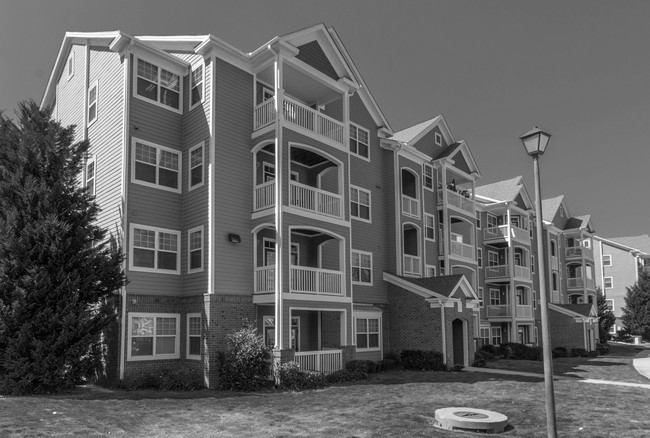
#> input picture appartment.jpg, 650 x 438 px
$ python cross.py
#> lines starting #> are read from the running program, lines starting #| are printed output that depends on the picture
from scipy import signal
import imageio
import matplotlib.pyplot as plt
import numpy as np

def main():

  img = imageio.imread('appartment.jpg')
#> img is the input picture: shape (438, 650); min 0, max 255, mean 98.4

  patch = imageio.imread('patch.jpg')
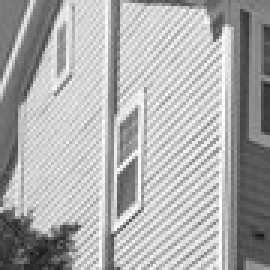
#> input picture patch.jpg, 90 x 90 px (shown 3 times larger)
#> patch is the input picture: shape (90, 90); min 25, max 255, mean 172
  patch_shrinked = imageio.imread('patch_shrinked.jpg')
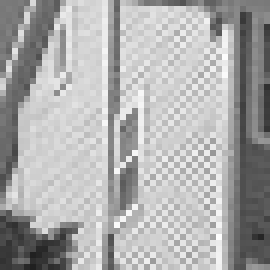
#> input picture patch_shrinked.jpg, 45 x 45 px (shown 6 times larger)
#> patch_shrinked is the input picture: shape (45, 45); min 32, max 255, mean 172.1

  img = img - img.mean()
  patch = patch - patch.mean()
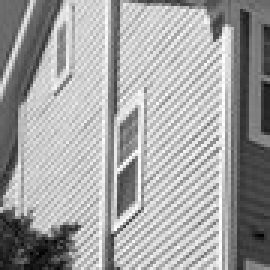
#> patch: shape (90, 90) float64 (shown 3 times larger); min -147, max 82.96, mean 0; drawn with min black and max white
  patch_shrinked = patch_shrinked - patch_shrinked.mean()
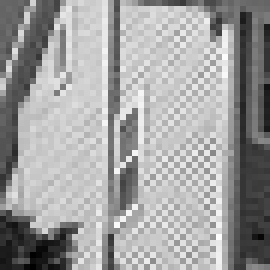
#> patch_shrinked: shape (45, 45) float64 (shown 6 times larger); min -140.1, max 82.92, mean 0; drawn with min black and max white

  corr = signal.correlate2d(img, patch, boundary="symm", mode="same")
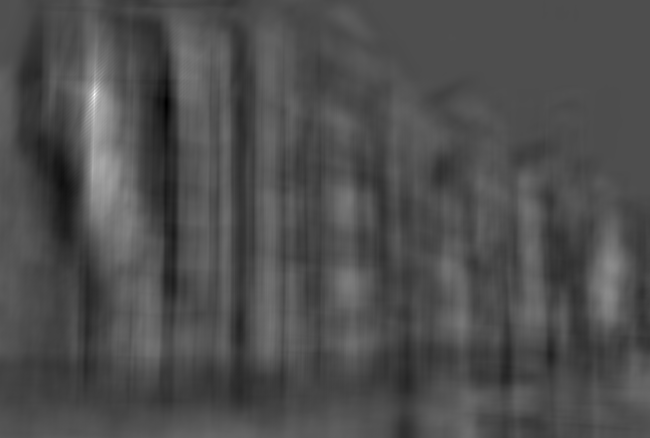
#> corr: shape (438, 650) float64; min -10849550.8, max 24215923.8, mean -72441.3; drawn with min black and max white
  corr2 = signal.correlate2d(img, patch_shrinked, boundary="symm", mode="same")
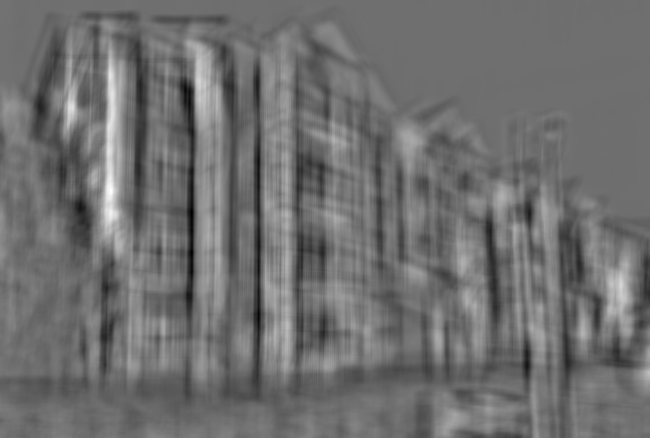
#> corr2: shape (438, 650) float64; min -2569090.3, max 3305313.3, mean -9185; drawn with min black and max white

  match_idx = np.unravel_index(np.argmax(corr), corr.shape)
#> match_idx = (94, 94)
  match2_idx = np.unravel_index(np.argmax(corr2), corr2.shape)
#> match2_idx = (190, 110)

  fig, ((ax1, ax2, ax3), (ay1, ay2, ay3)) = plt.subplots(2,3)
  ax1.imshow(img, cmap="gray")
  ax1.set_title('Original')
  ax2.imshow(patch, cmap="gray")
  ax2.set_title('Patch')
  ax3.imshow(corr, cmap="gray")
  ax3.set_title('Cross Correlation')
  ax3.set_axis_off()
  ax1.plot(match_idx[1], match_idx[0], "ro")

  ay1.imshow(img, cmap="gray")
  ay1.set_title('Original')
  ay2.imshow(patch_shrinked, cmap="gray")
  ay2.set_title('Patch scaled down')

  ay3.imshow(corr2, cmap="gray")
  ay3.set_title('Cross Correlation')
  ay3.set_axis_off()

  ay1.plot(match2_idx[1], match2_idx[0], "ro")

  plt.show()
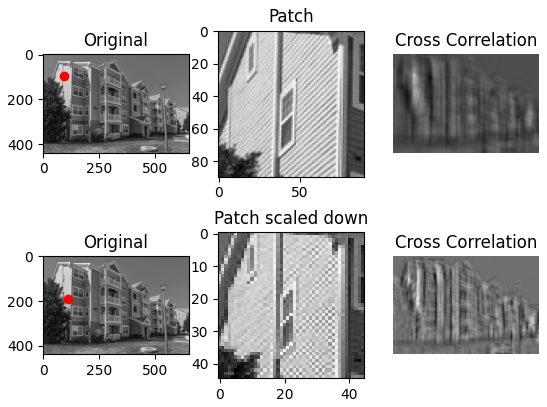
#> figure drawn by matplotlib, 6 panels

if __name__ == "__main__":
  main()
